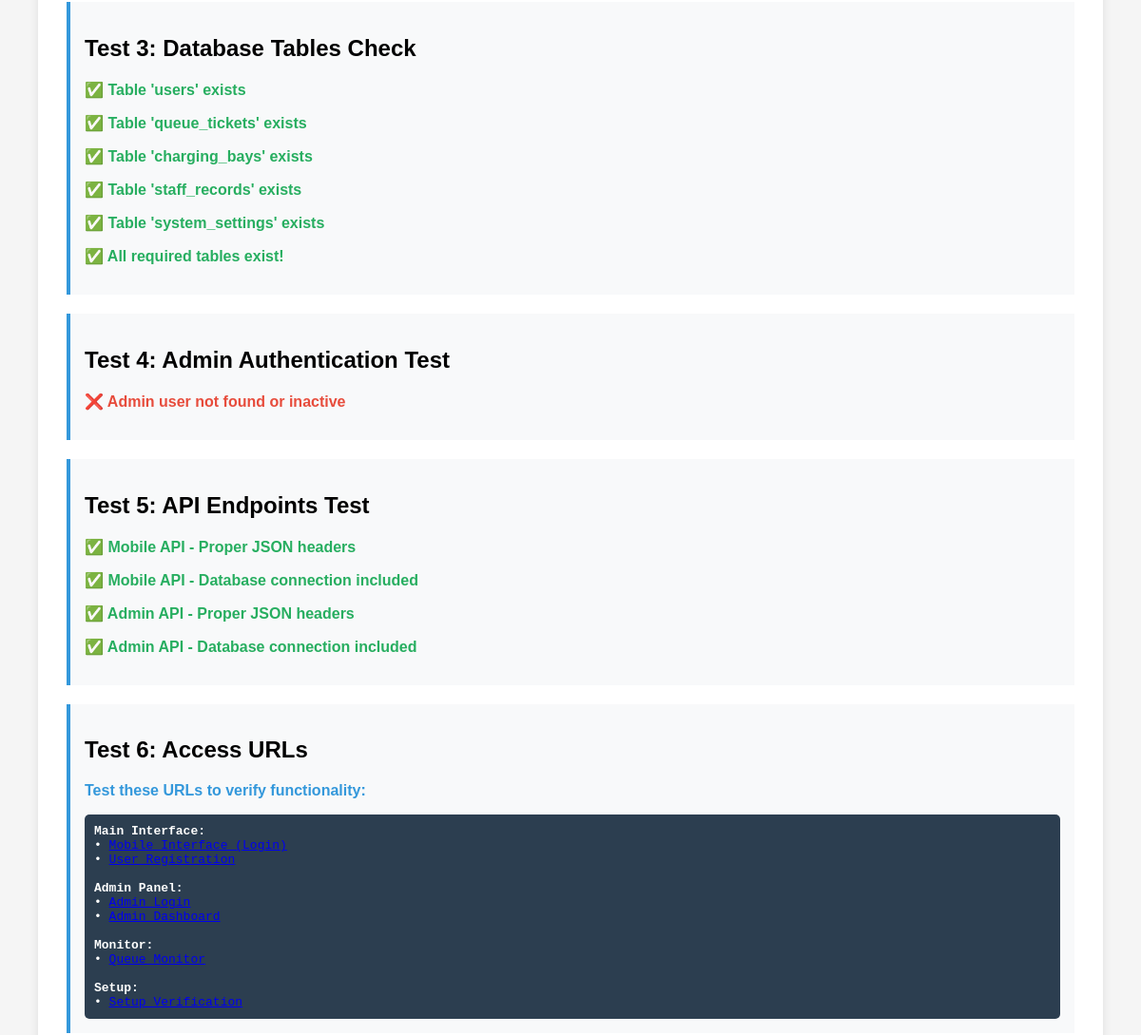
/Zephra.ct.ws/test_connections.php (middle part), run on an earlier commit of the app's database.
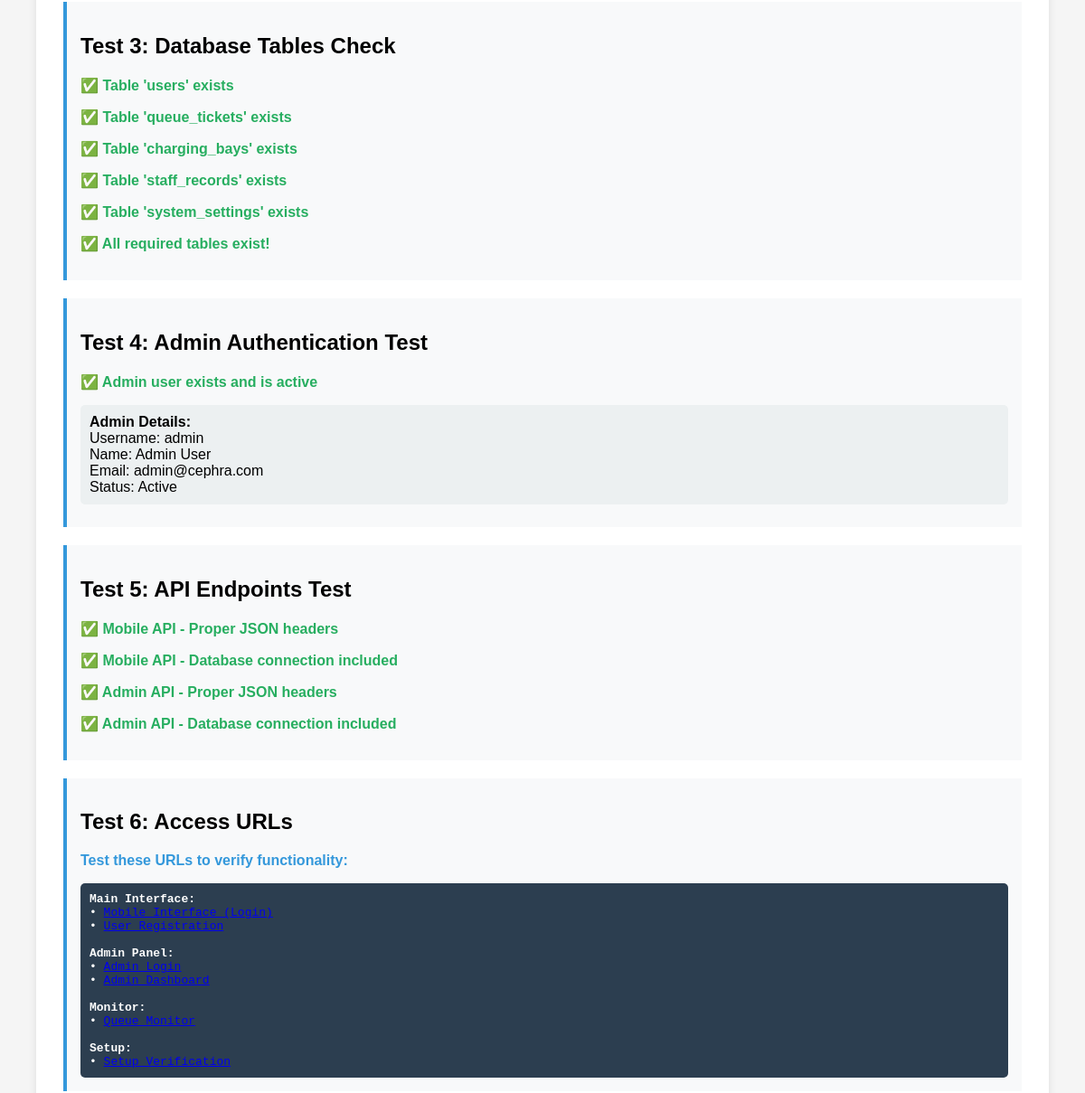
And on a later commit of the database.
### tables this page shows
CREATE TABLE IF NOT EXISTS staff_records (
    id INT AUTO_INCREMENT PRIMARY KEY,
    name VARCHAR(100) NOT NULL,
    username VARCHAR(50) NOT NULL UNIQUE,
    email VARCHAR(100) NOT NULL UNIQUE,
    status VARCHAR(20) NOT NULL DEFAULT 'Active',  
    password VARCHAR(100) NOT NULL,
    created_at TIMESTAMP DEFAULT CURRENT_TIMESTAMP
);

### Zephra.ct.ws/test_connections.php (the view, shortened to what this page needs)
<?php
echo "<div class='container'>";
try {
    $db = new Database();
    $conn = $db->getConnection();
} catch (Exception $e) {
    echo "<p class='error'>❌ Database error: " . $e->getMessage() . "</p>";
}
echo "<div class='test-section'>";
echo "<h2>Test 3: Database Tables Check</h2>";
if ($conn) {
    $required_tables = ['users', 'queue_tickets', 'charging_bays', 'staff_records', 'system_settings'];
    $missing_tables = [];
    foreach ($required_tables as $table) {
        $stmt = $conn->query("SHOW TABLES LIKE '$table'");
        if ($stmt->rowCount() > 0) {
            echo "<p class='success'>✅ Table '$table' exists</p>";
        } else {
            echo "<p class='error'>❌ Table '$table' missing</p>";
            $missing_tables[] = $table;
        }
    }
    if (empty($missing_tables)) {
        echo "<p class='success'>✅ All required tables exist!</p>";
    } else {
        echo "<p class='warning'>⚠️ " . count($missing_tables) . " tables are missing</p>";
    }
} else {
    echo "<p class='error'>❌ Cannot check tables - no database connection</p>";
}
echo "</div>";
echo "<div class='test-section'>";
echo "<h2>Test 4: Admin Authentication Test</h2>";
if ($conn) {
    $stmt = $conn->prepare("SELECT COUNT(*) as count FROM staff_records WHERE username = 'admin' AND status = 'Active'");
    $stmt->execute();
    $admin_count = $stmt->fetch(PDO::FETCH_ASSOC)['count'];
    if ($admin_count > 0) {
        echo "<p class='success'>✅ Admin user exists and is active</p>";
        $stmt = $conn->prepare("SELECT username, name, email, status FROM staff_records WHERE username = 'admin'");
        $stmt->execute();
        $admin = $stmt->fetch(PDO::FETCH_ASSOC);
        echo "<div class='file-list'>";
        echo "<strong>Admin Details:</strong><br>";
        echo "Username: " . htmlspecialchars($admin['username']) . "<br>";
        echo "Name: " . htmlspecialchars($admin['name']) . "<br>";
        echo "Email: " . htmlspecialchars($admin['email']) . "<br>";
        echo "Status: " . htmlspecialchars($admin['status']) . "<br>";
        echo "</div>";
    } else {
        echo "<p class='error'>❌ Admin user not found or inactive</p>";
    }
} else {
    echo "<p class='error'>❌ Cannot check admin - no database connection</p>";
}
echo "</div>";
echo "<div class='test-section'>";
echo "<h2>Test 5: API Endpoints Test</h2>";
$api_endpoints = [
    'mobileweb/api/mobile.php' => 'Mobile API',
    'mobileweb/api/admin.php' => 'Admin API'
];
foreach ($api_endpoints as $file => $description) {
    if (file_exists($file)) {
        $content = file_get_contents($file);
        if (strpos($content, 'Content-Type: application/json') !== false) {
            echo "<p class='success'>✅ $description - Proper JSON headers</p>";
        } else {
            echo "<p class='warning'>⚠️ $description - Missing JSON headers</p>";
        }
        if (strpos($content, 'require_once') !== false) {
            echo "<p class='success'>✅ $description - Database connection included</p>";
        } else {
            echo "<p class='warning'>⚠️ $description - Database connection not found</p>";
        }
    } else {
        echo "<p class='error'>❌ Missing: $description ($file)</p>";
    }
}
echo "</div>";
echo "<div class='test-section'>";
echo "<h2>Test 6: Access URLs</h2>";
echo "<p class='info'>Test these URLs to verify functionality:</p>";
echo "<div class='code'>";
echo "<strong>Main Interface:</strong><br>";
echo "• <a href='mobileweb/index.php' target='_blank'>Mobile Interface (Login)</a><br>";
echo "• <a href='mobileweb/Register_Panel.php' target='_blank'>User Registration</a><br><br>";
echo "<strong>Admin Panel:</strong><br>";
echo "• <a href='mobileweb/admin/login.php' target='_blank'>Admin Login</a><br>";
echo "• <a href='mobileweb/admin/index.php' target='_blank'>Admin Dashboard</a><br><br>";
echo "<strong>Monitor:</strong><br>";
echo "• <a href='mobileweb/monitor/index.php' target='_blank'>Queue Monitor</a><br><br>";
echo "<strong>Setup:</strong><br>";
echo "• <a href='setup_cephra_ct_ws.php' target='_blank'>Setup Verification</a>";
echo "</div>";
echo "</div>";
echo "</div>";
?>

### Zephra.ct.ws/test_connections.php (style rules this page uses)
.container { background: white; padding: 30px; border-radius: 10px; box-shadow: 0 2px 10px rgba(0,0,0,0.1); }
.success { color: #27ae60; font-weight: bold; }
.info { color: #3498db; font-weight: bold; }
.test-section { margin: 20px 0; padding: 15px; background: #f8f9fa; border-left: 4px solid #3498db; }
.code { background: #2c3e50; color: white; padding: 10px; border-radius: 5px; font-family: monospace; }
.file-list { background: #ecf0f1; padding: 10px; border-radius: 5px; margin: 10px 0; }
.error { color: #e74c3c; font-weight: bold; }

What changed in the data, as far as the page shows it:
added staff_records: username "admin", name "Admin User", email "admin@cephra.com", status "Active"
Also different on the page:
text no longer shown: "❌ Admin user not found or inactive"
text now shown: "✅ Admin user exists and is active Admin Details: Username: Name: Email: Status:"
